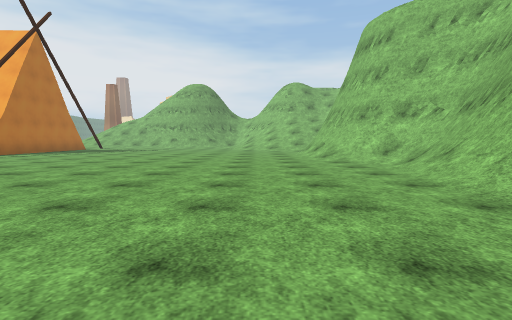
[1] (above)

22 first-person views from a walk through a 3-D level made in the Unity game engine. The camera is 1.2 m above the floor, tilts 4° down and sees 80° across. The floor is counted in squares, 2 m on a side. Each view is taken from the middle of a square. On the plan, view 1 faces up. The plan holds only what a view shows up to about 9 squares ahead; the rest is blank. The place goes on beyond the plan. The player character is not drawn. Some surface patterns are stand-ins.

[2]
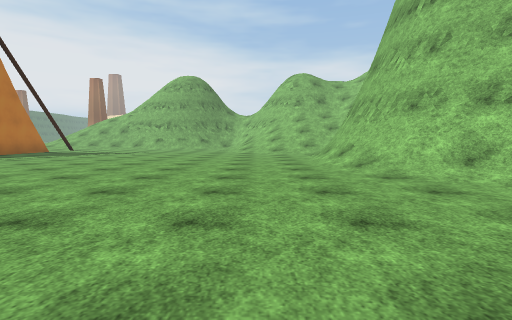

[3]
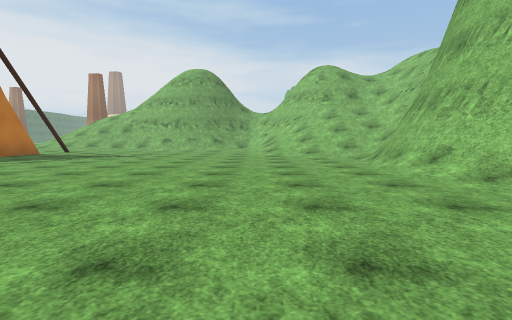

[4]
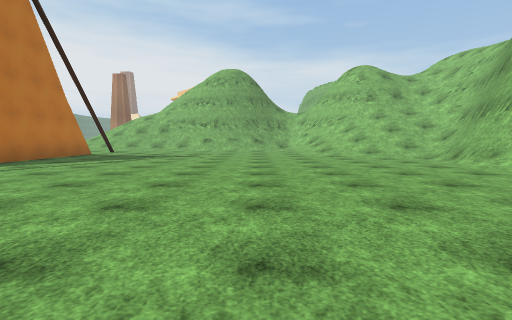

[5]
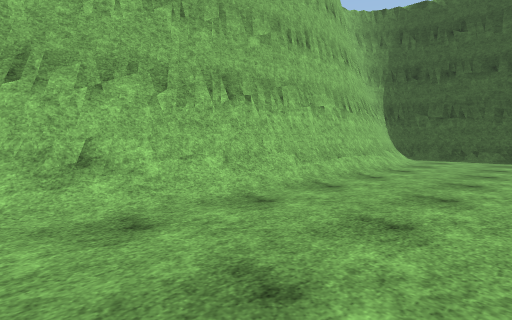

[6]
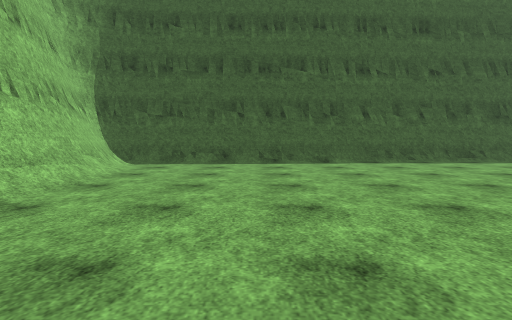

[7]
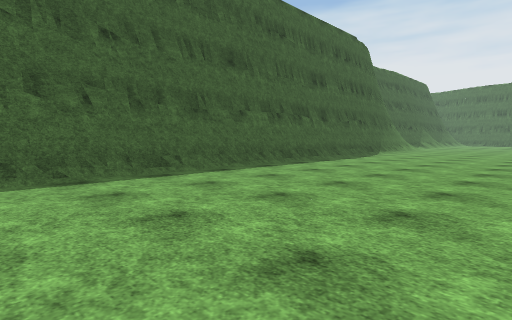

[8]
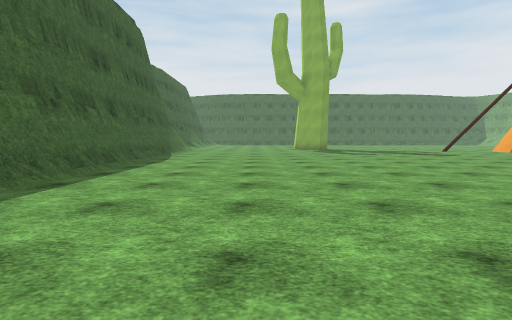

[9]
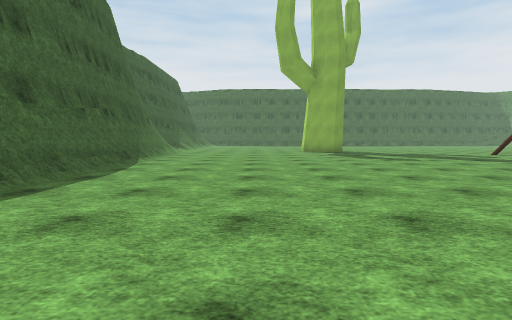

[10]
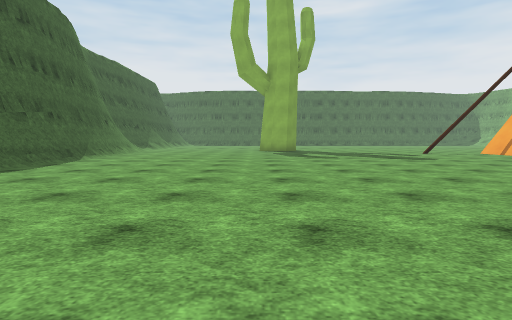

[11]
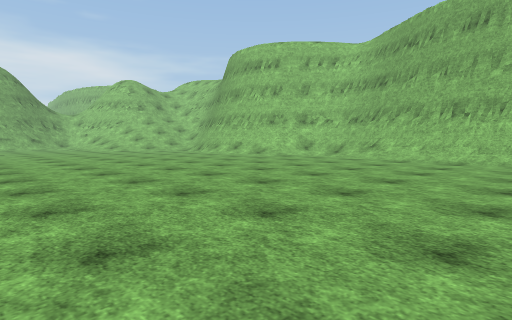

[12]
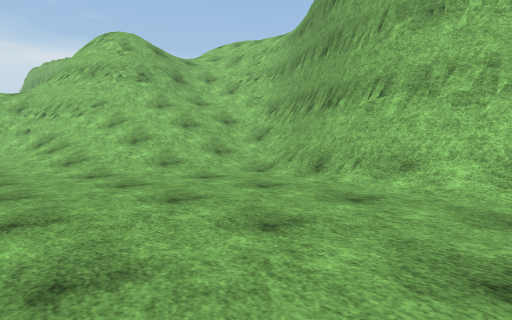

[13]
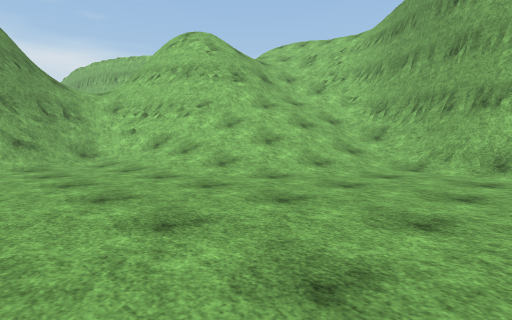

[14]
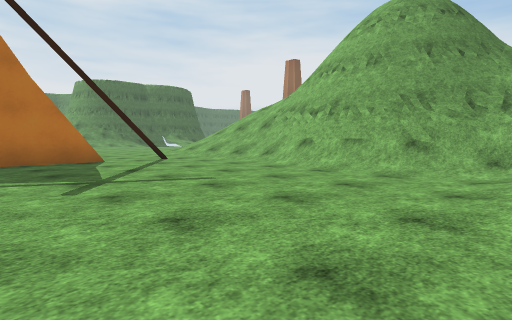

[15]
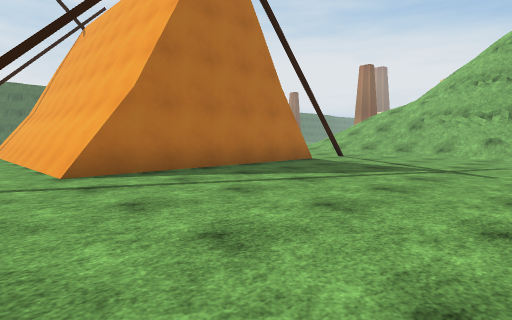

[16]
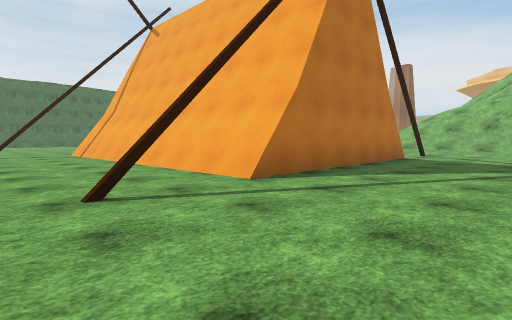

[17]
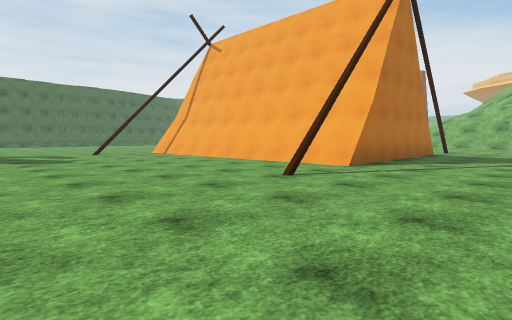

[18]
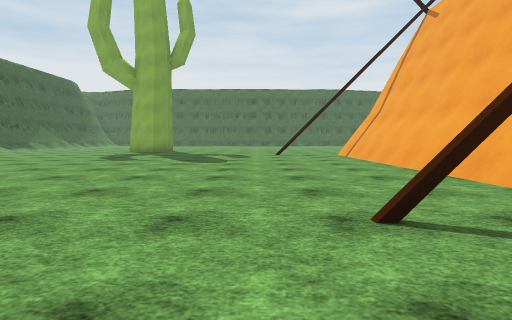

[19]
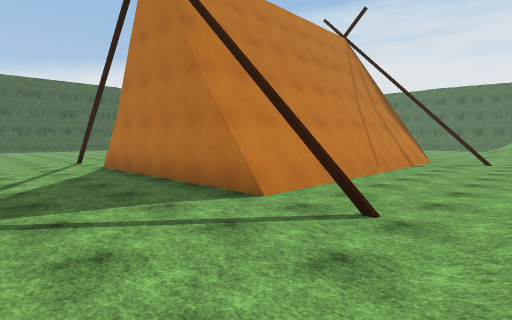

[20]
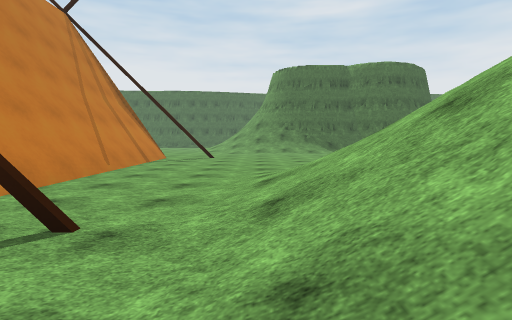

[21]
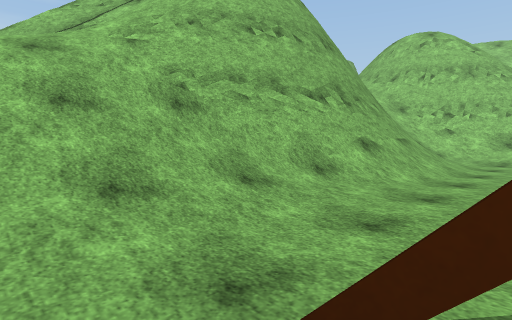

[22]
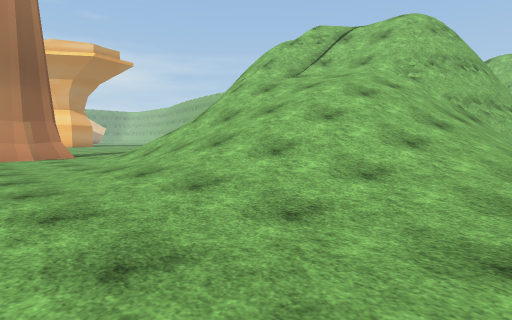

### Floor plan
Key: @ floor where view 1 was taken; # wall or solid block; . main floor; : floor 10 m higher than the main floor; / step, stairs or slope; = window, fence, low wall or low ledge; v drop or lower ground; O other object.
Columns run from 16 left of view 1 to 6 right of it. Each row starts with its distance up from view 1.
 31  OO
 30  O/.
 29  ../
 28  ..///
 27  ..///
 26  .//////=#
 25 ..////////
 24 ..////////   v#
 23 ..///////=v//#=
 22 ..//////=#vvv##/
 21 ..///////######/#
 20 ...////////=////##
 19 .............../##=
 18 .......#......./////
 17 ...............//////
 16 ########......../////#
 15        #........////#v
 14        #........../##v
 13        #..........##v
 12        #..........##v
 11      ###..........##v
 10 #####=............/#v
  9 ................../##v/
  8 .......=.........../##v
  7 .................../##v
  6 .................../##
  5 .................../#v
  4 ...................##
  3 ...................##v
  2 ...................#v
  1 ...................#v
  0 ................@..#v
 -1 ...................#v
 -2 ...................##:
 -3 ....................#v
 -4 #####################v
 -5 ############# vvvvvv:

Where each view was taken, in squares from view 1:
view 1: 0 up, 0 right, facing up
view 2: 3 up, 0 right, facing up
view 3: 5 up, 1 left, facing up
view 4: 5 up, 3 left, facing up
view 5: 6 up, 0 right, facing down-right
view 6: 4 up, 0 right, facing down
view 7: 1 up, 3 left, facing down-left
view 8: 1 down, 4 left, facing left
view 9: 1 down, 7 left, facing left
view 10: 1 up, 6 left, facing left
view 11: 1 up, 6 left, facing up-right
view 12: 10 up, 2 left, facing up-right
view 13: 12 up, 4 left, facing up-right
view 14: 14 up, 1 left, facing up-left
view 15: 9 up, 4 left, facing up-left
view 16: 7 up, 6 left, facing up-left
view 17: 4 up, 6 left, facing up-left
view 18: 7 up, 7 left, facing left
view 19: 20 up, 6 left, facing down-left
view 20: 20 up, 7 left, facing left
view 21: 18 up, 10 left, facing up-right
view 22: 20 up, 16 left, facing up-right
